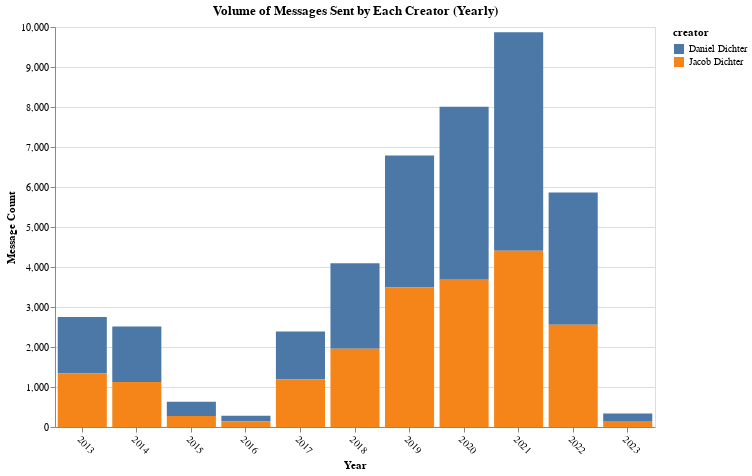

Write notebook code for a chart like this one.
### Code cell
#-- ALTERNATE VISUALIZATION LIBRARIES

#-- ALTAIR

import altair as alt

yearly_count = pd.DataFrame(data)

# Create the Altair bar chart
chart = alt.Chart(yearly_count).mark_bar().encode(
    x=alt.X('year:O', title='Year'),  # Using ordinal type for years
    y=alt.Y('message_count:Q', title='Message Count'),  # Quantitative for message counts
    color='creator:N',  # Nominal for creator to differentiate colors
    tooltip=['year:O', 'creator:N', 'message_count:Q']  # Tooltips for interactivity
).properties(
    title='Volume of Messages Sent by Each Creator (Yearly)',
    width=600,
    height=400
).configure_axisX(
    labelAngle=45  # Rotate x-axis labels for better readability
)

# Display the chart
chart

### Figure 1 — Vega-Lite specification as saved in the notebook (floating-point values rounded to 4 significant figures)
{"config": {"view": {"continuousWidth": 300, "continuousHeight": 300}, "axisX": {"labelAngle": 45}}, "data": {"name": "data-222b9752731cd251f631ce5f134f2548"}, "mark": {"type": "bar"}, "encoding": {"color": {"field": "creator", "type": "nominal"}, "tooltip": [{"field": "year", "type": "ordinal"}, {"field": "creator", "type": "nominal"}, {"field": "message_count", "type": "quantitative"}], "x": {"field": "year", "title": "Year", "type": "ordinal"}, "y": {"field": "message_count", "title": "Message Count", "type": "quantitative"}}, "height": 400, "title": "Volume of Messages Sent by Each Creator (Yearly)", "width": 600, "$schema": "https://vega.github.io/schema/vega-lite/v5.14.1.json", "datasets": {"data-222b9752731cd251f631ce5f134f2548": [{"year": 2013, "creator": "Daniel Dichter", "message_count": 1410}, {"year": 2013, "creator": "Jacob Dichter", "message_count": 1337}, {"year": 2014, "creator": "Daniel Dichter", "message_count": 1390}, {"year": 2014, "creator": "Jacob Dichter", "message_count": 1124}, {"year": 2015, "creator": "Daniel Dichter", "message_count": 355}, {"year": 2015, "creator": "Jacob Dichter", "message_count": 274}, {"year": 2016, "creator": "Daniel Dichter", "message_count": 140}, {"year": 2016, "creator": "Jacob Dichter", "message_count": 143}, {"year": 2017, "creator": "Daniel Dichter", "message_count": 1203}, {"year": 2017, "creator": "Jacob Dichter", "message_count": 1187}, {"year": 2018, "creator": "Daniel Dichter", "message_count": 2139}, {"year": 2018, "creator": "Jacob Dichter", "message_count": 1955}, {"year": 2019, "creator": "Daniel Dichter", "message_count": 3301}, {"year": 2019, "creator": "Jacob Dichter", "message_count": 3488}, {"year": 2020, "creator": "Daniel Dichter", "message_count": 4328}, {"year": 2020, "creator": "Jacob Dichter", "message_count": 3679}, {"year": 2021, "creator": "Daniel Dichter", "message_count": 5463}, {"year": 2021, "creator": "Jacob Dichter", "message_count": 4404}, {"year": 2022, "creator": "Daniel Dichter", "message_count": 3311}, {"year": 2022, "creator": "Jacob Dichter", "message_count": 2554}, {"year": 2023, "creator": "Daniel Dichter", "message_count": 185}, {"year": 2023, "creator": "Jacob Dichter", "message_count": 153}]}}
